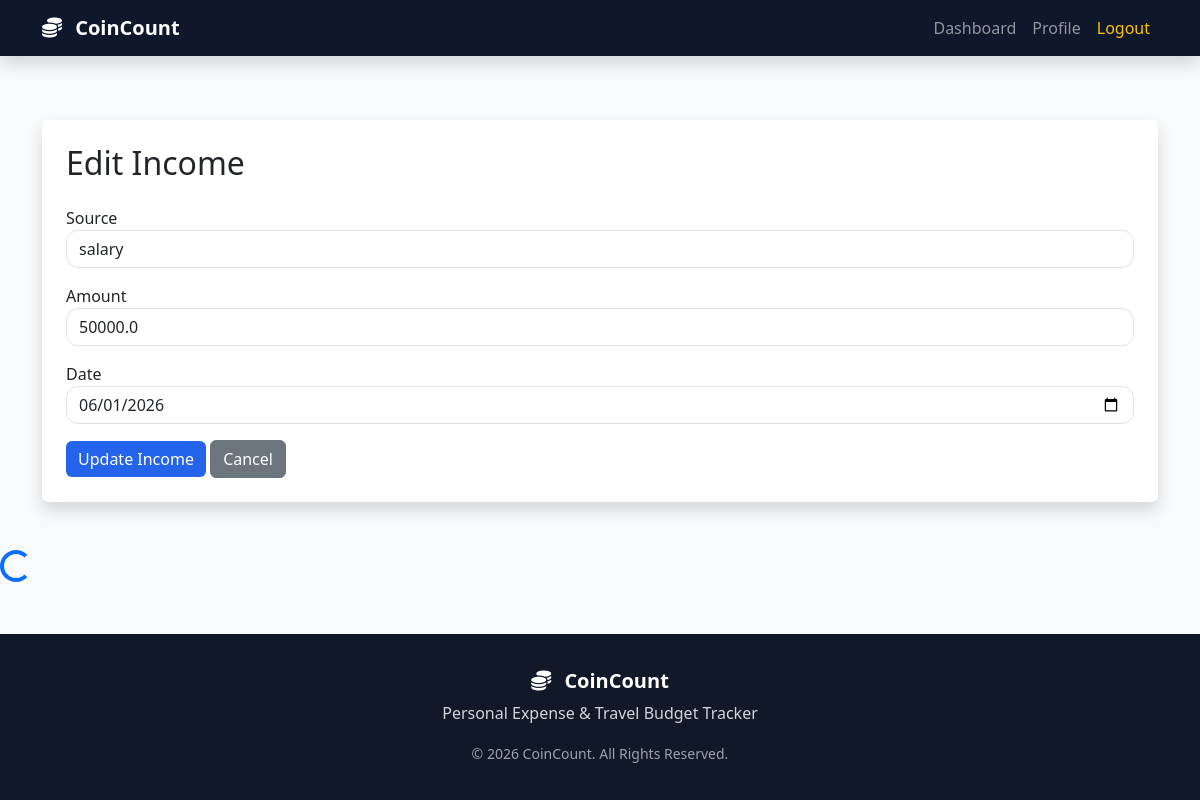
Page /edit_income/3 (signed in) on the committed database.
### tables this page shows
CREATE TABLE income(
    income_id INTEGER PRIMARY KEY AUTOINCREMENT,
    user_id INTEGER,
    source TEXT,
    amount REAL,
    date TEXT
);

### app.py (the view, shortened to what this page needs)
@app.route('/edit_income/<int:id>', methods=['GET', 'POST'])
def edit_income(id):
    if 'user_id' not in session:
        return redirect(url_for('login'))
    conn = get_db()
    try:
        income = conn.execute(
            '''
            SELECT *
            FROM income
            WHERE income_id=?
            ''',
            (id,)
        ).fetchone()
    except Exception as e:
        flash(f"Error: {str(e)}", "danger")
    finally:
        conn.close()
    return render_template(
        'edit_income.html',
        income=income
    )

### app.py (called while the page is built)
def get_db():
    conn = sqlite3.connect(DATABASE)
    conn.row_factory = sqlite3.Row
    return conn

### templates/edit_income.html
{% extends 'base.html' %}
{% block content %}
<div class="container py-5">
<div class="card shadow border-0">
    <div class="card-body p-4">
        <h2 class="mb-4">
            Edit Income
        </h2>
        <form method="POST">
            <div class="mb-3">
                <label>Source</label>
                <input type="text"
                       name="source"
                       value="{{ income.source }}"
                       class="form-control"
                       required>
            </div>
            <div class="mb-3">
                <label>Amount</label>
                <input type="number"
                       name="amount"
                       value="{{ income.amount }}"
                       class="form-control"
                       required>
            </div>
            <div class="mb-3">
                <label>Date</label>
                <input type="date"
                       name="date"
                       value="{{ income.date }}"
                       class="form-control"
                       required>
            </div>
            <button class="btn btn-primary">
                Update Income
            </button>
            <a href="/income"
               class="btn btn-secondary">
                Cancel
            </a>
        </form>
    </div>
</div>
</div>
{% endblock %}

### static/css/style.css (style rules this page uses)
html, body { height:100%; }
body { display:flex; flex-direction:column; min-height:100vh; font-family:'Segoe UI',sans-serif; background:#f5f7fb; color:#333; }
.btn-primary { background:#2563eb; border:none; }
.form-control { border-radius:12px; }

### static/css/dashboard.css (style rules this page uses)
body { background:#f8fafc; overflow-x:hidden; font-family:'Segoe UI',sans-serif; }

### rows in the picture
income: source "salary", amount "50000.0", date "06/01/2026"
